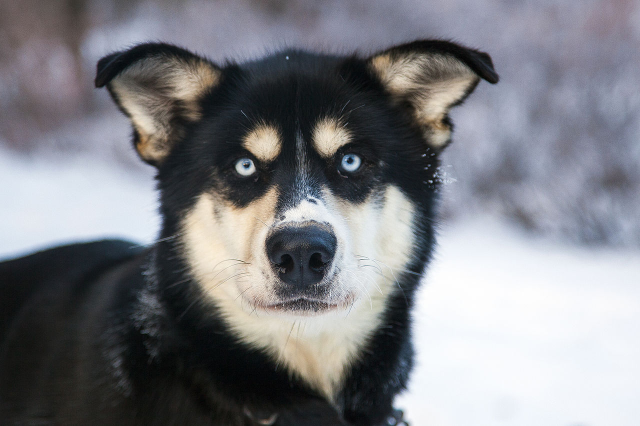
#> input picture codes/lecture_5/dog.jpg, 1280 x 852 px, given in place of the camera (shown at 1/2 size)
$ python lecture_5.py
#> lines starting #> are read from the running program, lines starting #| are printed output that depends on the picture; after the words box and inside, x2 and y2 are one past the last pixel; in counts of white or black regions, pixels touching at a corner belong together
#> further down, frame is the input picture: shape (852, 1280, 3); mean B, G, R 132.5, 127.5, 126.5
import cv2
import imutils
import numpy as np


# asssigment 1
# write the code for download the image from the url
# read it without saving it in cv2
# reading image

def image_pro_pipline(img):
    # imgc = cv2.resize(img, (700, 500))
    resized_img = imutils.resize(img, height=400)
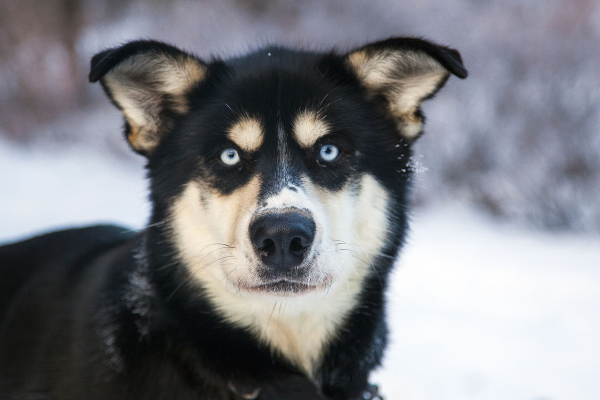
#> resized_img: shape (400, 600, 3); mean B, G, R 132.5, 127.5, 126.5
    # by default images in RGB format
    # but cv2 read images in BGR format
    # cv2.imshow("cv2", imgc)
    gray_scale = cv2.cvtColor(resized_img, cv2.COLOR_BGR2GRAY)
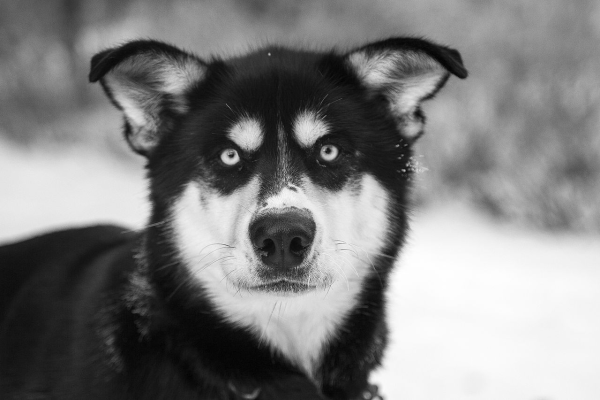
#> gray_scale: shape (400, 600); min 3, max 255, mean 127.8
    blur_image = cv2.GaussianBlur(gray_scale, (5, 5), 0)

    edg = cv2.Canny(blur_image, 100, 200)
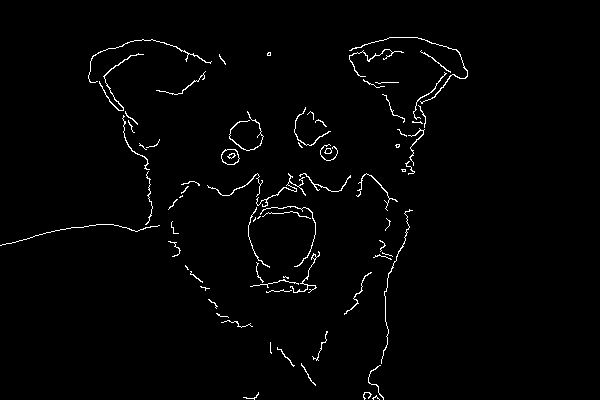
#> edg: shape (400, 600); 1.6% white in thin lines or dots, all inside (x1, y1, x2, y2) = (0, 37, 468, 400)
    return resized_img, edg

if __name__ == '__main__':
    cap = cv2.VideoCapture(0)
    while cap.isOpened():
        ret, frame = cap.read()
        if not ret:
            print("error while reading video")
        # img = cv2.imread("dd.jpg")
        resized_img, edg = image_pro_pipline(frame)
        cv2.imshow("cv2", resized_img)
        cv2.imshow("edge detection", edg)
        if cv2.waitKey(25) & 0xFF == ord('q'):
#> (key q is pressed here)
            break
    cap.release()
    cv2.destroyAllWindows()
